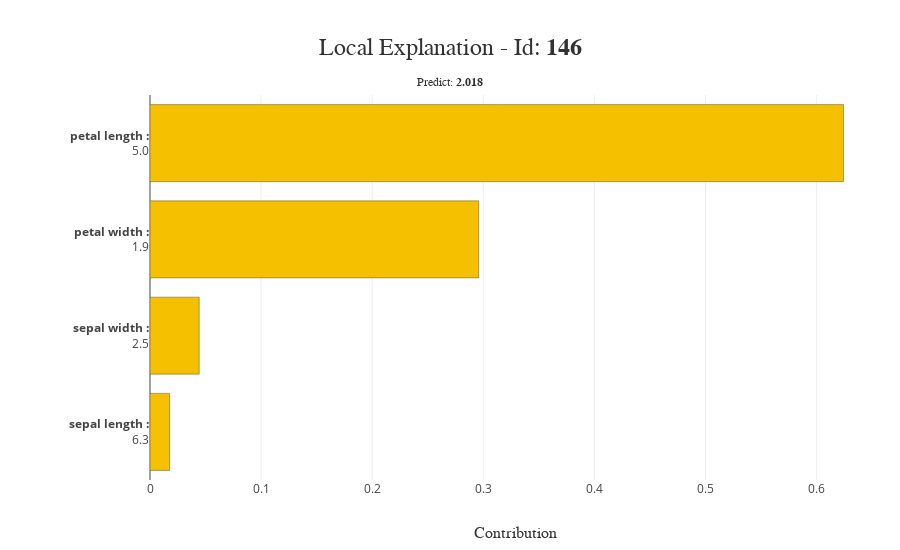

The notebook cell saved with this chart:
### Code cell
xpl.plot.local_plot(index=146)

### Figure 1 — Plotly figure (JSON) as saved in the notebook; plotly's stock layout.template omitted (floating-point values rounded to 4 significant figures)
{"data": [{"customdata": ["<b>sepal length :</b><br />6.3"], "hovertemplate": "%{customdata}<br />Contribution: %{x:.4f}<extra></extra>", "marker": {"color": "rgba(244, 192, 0, 1.0)", "line": {"color": "rgba(52, 55, 54, 0.8)", "width": 0.5}}, "orientation": "h", "showlegend": false, "type": "bar", "x": [0.01771], "y": ["<b>sepal length :</b><br />6.3"]}, {"customdata": ["<b>sepal width :</b><br />2.5"], "hovertemplate": "%{customdata}<br />Contribution: %{x:.4f}<extra></extra>", "marker": {"color": "rgba(244, 192, 0, 1.0)", "line": {"color": "rgba(52, 55, 54, 0.8)", "width": 0.5}}, "orientation": "h", "showlegend": false, "type": "bar", "x": [0.04432], "y": ["<b>sepal width :</b><br />2.5"]}, {"customdata": ["<b>petal width :</b><br />1.9"], "hovertemplate": "%{customdata}<br />Contribution: %{x:.4f}<extra></extra>", "marker": {"color": "rgba(244, 192, 0, 1.0)", "line": {"color": "rgba(52, 55, 54, 0.8)", "width": 0.5}}, "orientation": "h", "showlegend": false, "type": "bar", "x": [0.2958], "y": ["<b>petal width :</b><br />1.9"]}, {"customdata": ["<b>petal length :</b><br />5.0"], "hovertemplate": "%{customdata}<br />Contribution: %{x:.4f}<extra></extra>", "marker": {"color": "rgba(244, 192, 0, 1.0)", "line": {"color": "rgba(52, 55, 54, 0.8)", "width": 0.5}}, "orientation": "h", "showlegend": false, "type": "bar", "x": [0.6242], "y": ["<b>petal length :</b><br />5.0"]}], "layout": {"barmode": "group", "height": 550, "hovermode": "closest", "margin": {"b": 70, "l": 150, "r": 20, "t": 95}, "title": {"font": {"color": "rgb(50, 50, 50)", "family": "Arial", "size": 24}, "text": "Local Explanation - Id: <b>146</b><span style='font-size: 12px;'><br />Predict: <b>2.018</b></span>", "x": 0.5, "xanchor": "center", "y": 0.9, "yanchor": "middle"}, "width": 900, "xaxis": {"automargin": true, "title": {"font": {"color": "rgb(50, 50, 50)", "family": "Arial Black", "size": 16}, "text": "Contribution"}}, "yaxis": {"automargin": true, "title": {"font": {"color": "rgb(50, 50, 50)", "family": "Arial Black", "size": 16}}, "type": "category"}}}
